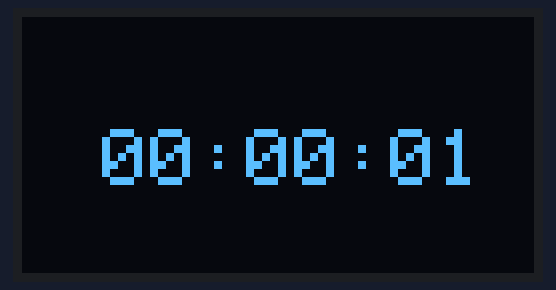
Simulated run of this sketch. Board: ESP32. Shown: 128×64 one-colour display. WiFi joins after 1.5 s; servers stay silent unless stated; what the sketch prints to the serial monitor is not drawn.

Above: at 1.6 s.
At 5.6 s:
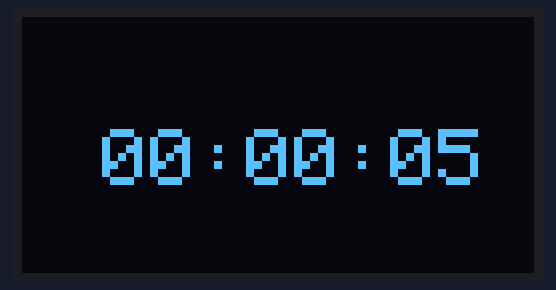
At 10.6 s:
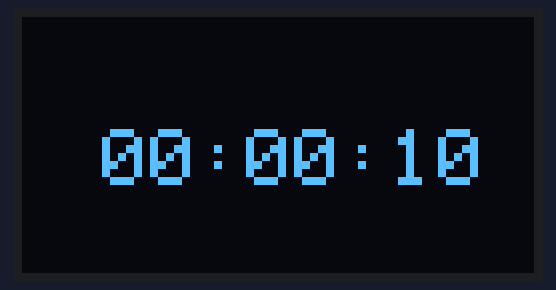
At 19.7 s:
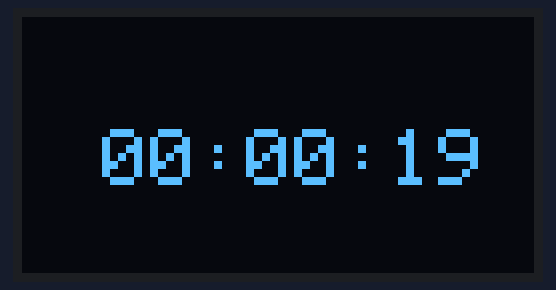
At 28.7 s:
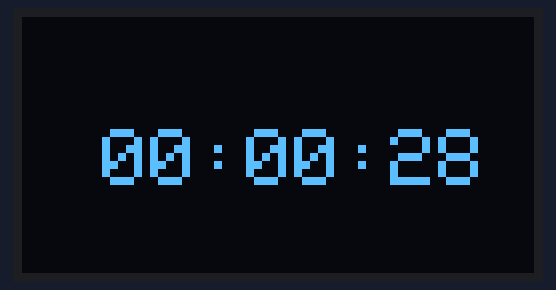
At 38.7 s:
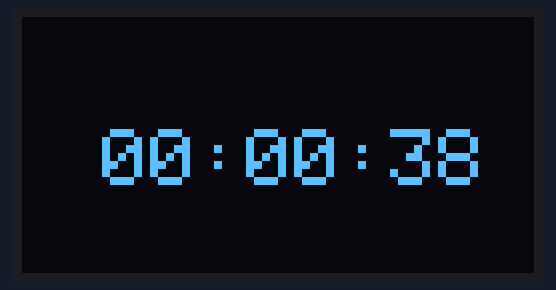

Measured:
- what the display in image 0 shows lasts 1.0 s, from 1.6 s to 2.6 s

The sketch:

Oled_screen.ino
```cpp
#include <Wire.h>
#include <Adafruit_GFX.h>
#include <Adafruit_SSD1306.h>
#include <WiFi.h>
#include <WebServer.h>

#define SCREEN_WIDTH 128
#define SCREEN_HEIGHT 64

const char* ssid = "YOUR WIFI NAME";
const char* password = "YOUR WIFI PASSWORD";

Adafruit_SSD1306 display(SCREEN_WIDTH, SCREEN_HEIGHT, &Wire, -1);
WebServer server(80);

int hours = 0;
int minutes = 0;
int second = 0;

unsigned long beforems = 0;
const unsigned long asecond = 1000;

void handleRoot() {
  String html = "<!DOCTYPE html><html><body style='text-align:center;font-family:sans-serif;'>";
  html += "<h1>ESP32 Clock Setup</h1>";
  html += "<form action='/settime' method='GET'>";
  html += "<label>Hours: <input type='number' name='h' min='0' max='23' value='" + String(hours) + "'></label><br><br>";
  html += "<label>Minutes: <input type='number' name='m' min='0' max='59' value='" + String(minutes) + "'></label><br><br>";
  html += "<label>Seconds: <input type='number' name='s' min='0' max='59' value='" + String(second) + "'></label><br><br>";
  html += "<input type='submit' value='Set Time' style='font-size:20px;padding:10px 20px;'>";
  html += "</form>";
  html += "<br><p>Current time: <strong>" + String(hours) + ":" + String(minutes) + ":" + String(second) + "</strong></p>";
  html += "</body></html>";
  server.send(200, "text/html", html);
}

void handleSetTime() {
  if (server.hasArg("h")) hours   = server.arg("h").toInt();
  if (server.hasArg("m")) minutes = server.arg("m").toInt();
  if (server.hasArg("s")) second  = server.arg("s").toInt();
  beforems = millis();
  server.sendHeader("Location", "/");
  server.send(303);
}

void setup() {
  Serial.begin(9600);

  if (!display.begin(SSD1306_SWITCHCAPVCC, 0x3C)) {
    Serial.println(F("NO SCREEN"));
    while (1);
  }

  display.clearDisplay();
  display.setTextSize(2);
  display.setTextColor(SSD1306_WHITE);
  display.setTextWrap(false);

  WiFi.begin(ssid, password);
  Serial.print("WiFi connecting");
  while (WiFi.status() != WL_CONNECTED) {
    delay(500);
    Serial.print(".");
  }
  Serial.println("\nConnected! IP: ");
  Serial.println(WiFi.localIP());

  server.on("/", handleRoot);
  server.on("/settime", handleSetTime);
  server.begin();
}

void loop() {
  server.handleClient();

  unsigned long nowms = millis();
  if (nowms - beforems >= asecond) {
    beforems = nowms;
    second++;
    if (second >= 60) { second = 0; minutes++; }
    if (minutes >= 60) { minutes = 0; hours++;  }
    if (hours >= 24)   { hours = 0;              }
  }

  char buffer[20];
  sprintf(buffer, "%02d:%02d:%02d", hours, minutes, second);

  display.clearDisplay();
  display.setCursor(20, 28);
  display.print(buffer);
  display.display();

  delay(30);
}
```
